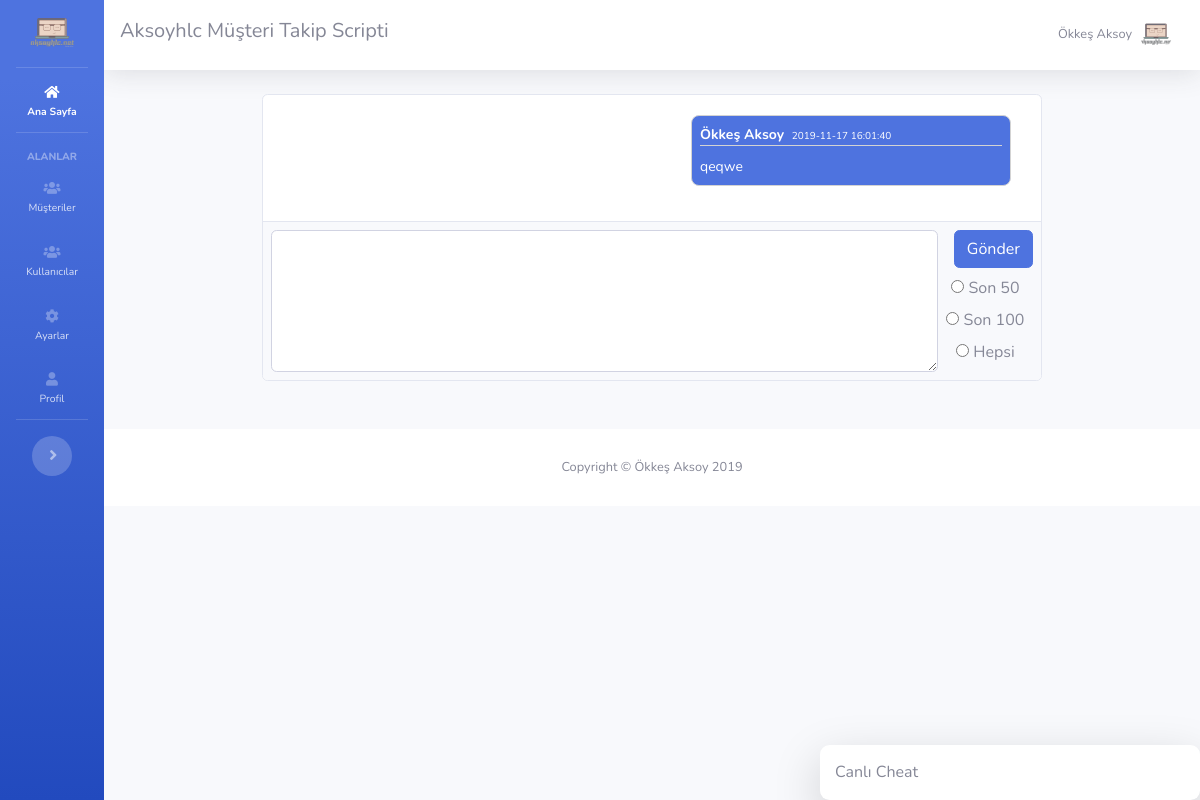
Screenshot of /Dosyalar/chat.php (signed in) with the database file from the repository.
### tables this page shows
CREATE TABLE `ayarlar` (
  `id` int(11) NOT NULL,
  `site_logo` varchar(400) DEFAULT NULL,
  `site_baslik` varchar(350) DEFAULT NULL,
  `site_aciklama` varchar(300) DEFAULT NULL,
  `site_link` varchar(100) DEFAULT NULL,
  `site_sahip_mail` varchar(100) DEFAULT NULL,
  `site_mail_host` varchar(100) DEFAULT NULL,
  `site_mail_mail` varchar(100) DEFAULT NULL,
  `site_mail_port` int(11) DEFAULT NULL,
  `site_mail_sifre` varchar(100) DEFAULT NULL
);

CREATE TABLE `mesajlar` (
  `mesaj_id` int(11) NOT NULL,
  `mesaj_gonderen` int(11) DEFAULT NULL,
  `mesaj_detay` text DEFAULT NULL,
  `mesaj_eklenme_tarih` datetime NOT NULL DEFAULT CURRENT_TIMESTAMP
);

CREATE TABLE `kullanicilar` (
  `kul_id` int(11) NOT NULL,
  `kul_isim` varchar(200) DEFAULT NULL,
  `kul_mail` varchar(200) DEFAULT NULL,
  `kul_sifre` varchar(100) DEFAULT NULL,
  `kul_telefon` varchar(100) DEFAULT NULL,
  `kul_yetki` int(11) NOT NULL DEFAULT '0'
);

### Dosyalar/islemler/baglan.php (called while the page is built, shortened)
<?php
$host="localhost";
$veritabani_ismi="kurs_musteritakip";
$kullanici_adi="root";
$sifre="123456789";
try {
	$db = new PDO("mysql:host=$host;dbname=$veritabani_ismi;charset=utf8",$kullanici_adi,$sifre);
} catch (PDOException $e) {
	echo $e->getmessage();
}
$sorgu=$db->prepare("SELECT * FROM ayarlar");
$sorgu->execute();
$ayarcek=$sorgu->fetch(PDO::FETCH_ASSOC);
?>

### Dosyalar/fonksiyonlar.php (called while the page is built, shortened)
<?php
function yetkikontrol()
{
	if ($_SESSION['kul_yetki']==1) {
		return TRUE;
	} else {
		return FALSE;
	}
}
?>

### Dosyalar/liste.php (the view, shortened to what this page needs)
<?php
require_once 'islemler/baglan.php';
require_once 'fonksiyonlar.php';
if (isset($_GET['sayi'])) {
	if ($_GET['sayi']=="son50") {
		$eksorgu=50;
	} elseif ($_GET['sayi']=="son100") {
		$eksorgu=100;
	} else {
		$eksorgu=10000000000;
	}
} else {
	$eksorgu=50;
}
$sorgu=$db->prepare("SELECT mesajlar.*,kullanicilar.kul_isim FROM mesajlar LEFT JOIN kullanicilar ON kullanicilar.kul_id=mesajlar.mesaj_gonderen ORDER BY mesaj_id DESC LIMIT 0,$eksorgu");
$sorgu->execute();
$mesajlar=$sorgu->fetchAll(PDO::FETCH_ASSOC);
?>
<?php foreach ($mesajlar as $key => $mesaj): ?>
	<div
	<?php if ($mesaj['mesaj_gonderen']==$_SESSION['kul_id']): ?>
		style="background-color: #4e73df; color: white; font-size: 14px;"
		class="mesaj ml-auto"
		<?php else: ?>
			class="mesaj"
		<?php endif ?>
		>
		<div class="container-fluid p-0">
			<div class="row">
				<div class="col-md-12">
					<div style="border-bottom: 1px solid lightgray; margin-bottom: 10px">
						<span>
							<b><?php echo $mesaj['kul_isim'] ?></b>
						</span>
						<span class="ml-1 tarih-alani">
							<?php echo $mesaj['mesaj_eklenme_tarih'] ?>
						</span>
					</div>
				</div>
			</div>
			<div class="row">
				<div class="col-md-12">
					<p class="mb-0">
						<?php echo $mesaj['mesaj_detay'] ?>
					</p>
				</div>
			</div>
		</div>
	</div>
	<?php endforeach ?>

### Dosyalar/header.php (shortened to what this page needs)
<?php
include 'islemler/baglan.php';
include 'fonksiyonlar.php';
?>
<!DOCTYPE html>
<html lang="tr">
<head>
  <link href="vendor/fontawesome-free/css/all.min.css" rel="stylesheet" type="text/css">
  <link href="css/sb-admin-2.min.css" rel="stylesheet">
  <link rel="stylesheet" href="css/aksoyhlc.css">
</head>
<body id="page-top">
  <div id="wrapper">
    <ul class="navbar-nav bg-gradient-primary sidebar sidebar-dark accordion" id="accordionSidebar">
     <li class="nav-item">
      <a class="nav-link text-center" href="index.php">
        <img src="dosyalar/<?php echo $ayarcek['site_logo'] ?>" style="width: 60%; height: auto;">
      </a>
    </li>
    <hr class="sidebar-divider my-0">
    <li class="nav-item active">
      <a class="nav-link" href="index.php">
        <i class="fas fa-home"></i>
        <span>Ana Sayfa</span></a>
      </li>
      <hr class="sidebar-divider">
      <div class="sidebar-heading">
        Alanlar
      </div>
      <li class="nav-item">
        <a class="nav-link collapsed" href="#" data-toggle="collapse" data-target="#collapseTwo" aria-expanded="true" aria-controls="collapseTwo">
          <i class="fas fa-users"></i>
          <span>Müşteriler</span>
        </a>
      </li>
      <?php if (yetkikontrol()): ?>
       <li class="nav-item">
        <a class="nav-link collapsed" href="#" data-toggle="collapse" data-target="#kullanicimeby" aria-expanded="true" aria-controls="kullanicimeby">
          <i class="fas fa-users"></i>
          <span>Kullanıcılar</span>
        </a>
      </li>
    <?php endif ?>
    <li class="nav-item">
      <a class="nav-link" href="ayarlar.php">
        <i class="fas fa-cog"></i>
        <span>Ayarlar</span></a>
      </li>
      <li class="nav-item">
        <a class="nav-link" href="profil.php">
          <i class="fas fa-user"></i>
          <span>Profil</span></a>
        </li>
        <hr class="sidebar-divider d-none d-md-block">
        <div class="text-center d-none d-md-inline">
          <button class="rounded-circle border-0" id="sidebarToggle"></button>
        </div>
      </ul>
      <div id="content-wrapper" class="d-flex flex-column">
        <div id="content">
          <nav class="navbar navbar-expand navbar-light bg-white topbar mb-4 static-top shadow">
            <h5><?php echo $ayarcek['site_baslik'] ?></h5>
            <ul class="navbar-nav ml-auto">
              <li class="nav-item dropdown no-arrow">
                <a class="nav-link dropdown-toggle" href="#" id="userDropdown" role="button" data-toggle="dropdown" aria-haspopup="true" aria-expanded="false">
                  <span class="mr-2 d-none d-lg-inline text-gray-600 small"><?php echo $_SESSION['kul_isim'] ?></span>
                  <img class="img-profile rounded-circle" src="dosyalar/<?php echo $ayarcek['site_logo'] ?>">
                </a>
              </li>
            </ul>
          </nav>

### Dosyalar/css/aksoyhlc.css (style rules this page uses)
.mesaj { border:1px solid lightgray; border-radius: 0.5rem; margin-bottom: 15px; word-wrap: break-word; padding: 0.5rem; padding-left: 0.5rem; padding-right: 0.5rem; width: fit-content; min-width: 320px; margin-right:10px; }
.tarih-alani { font-size: 10px !important; }

### rows the page displays
ayarlar: site_logo (picture), site_baslik "Aksoyhlc Müşteri Takip Scripti"
mesajlar: kullanicilar.kul_isim "Ökkeş Aksoy", mesaj_eklenme_tarih "2019-11-17 16:01:40", mesaj_detay "qeqwe"

### other values shown
$_SESSION['kul_isim'] "Ökkeş Aksoy"
